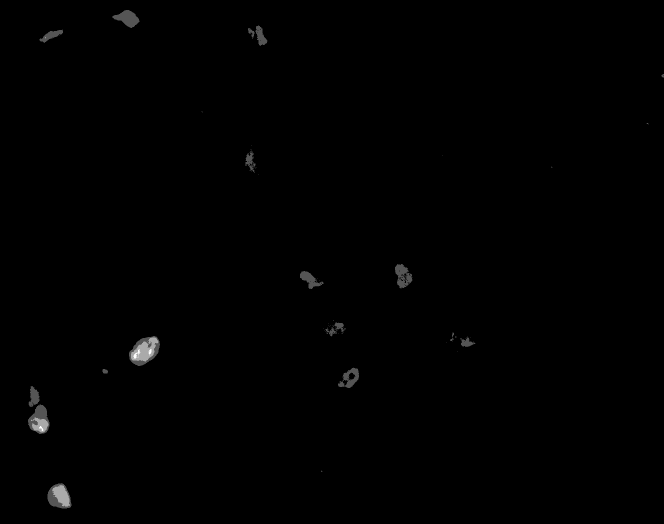
#> input picture sampleImages/A02_Bottom Slide_R_p01_0_A01f10d2.TIF, 1328 x 1048 px (shown at 1/2 size)
$ python simpleWatershed.py   (older library calls are emulated)
#> lines starting #> are read from the running program, lines starting #| are printed output that depends on the picture; after the words box and inside, x2 and y2 are one past the last pixel; in counts of white or black regions, pixels touching at a corner belong together
#!/usr/bin/env python
# coding: utf-8

# In[1]:


from skimage.feature import peak_local_max
from skimage.morphology import watershed
from skimage import color
from scipy import ndimage
import numpy as np
import imutils
import cv2

################################ script inputs ##############################
threshold_percent = 5; # used to remove background noise
denoise_value = 10; # used for the open morphological operation
min_distance_value = 10; # used for finding local minima (watershed seed)
#############################################################################

# In[2]:

# load the image
image = cv2.imread('sampleImages/A02_Bottom Slide_R_p01_0_A01f10d2.TIF', cv2.IMREAD_ANYDEPTH)
#> image is the input picture: shape (1048, 1328) uint16; min 49, max 880, mean 84.4
image = (image/4095)*255
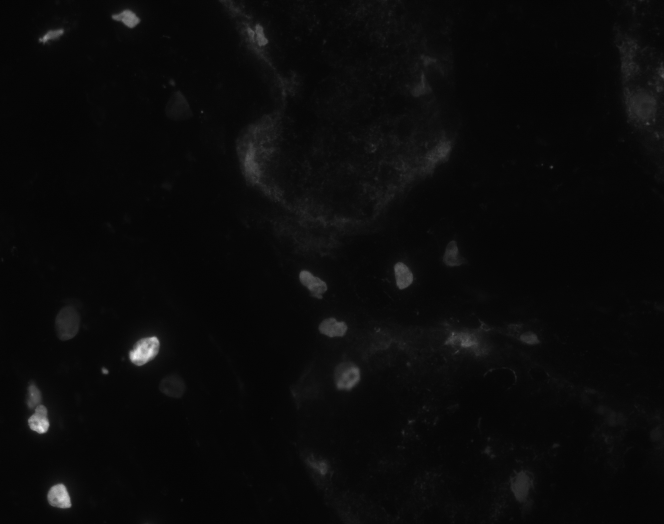
#> image: shape (1048, 1328) float64 (shown at 1/2 size); min 3.05, max 54.8, mean 5.3; drawn with min black and max white
image = np.uint8(image)
# image = cv2.cvtColor(image,cv2.COLOR_GRAY2BGR)


# In[3]:

#%matplotlib auto
cv2.imshow("Input", image)
cv2.waitKey(0)

# In[4]:


thresh = cv2.threshold(image, 0, 255, cv2.THRESH_BINARY | cv2.THRESH_OTSU)[1]
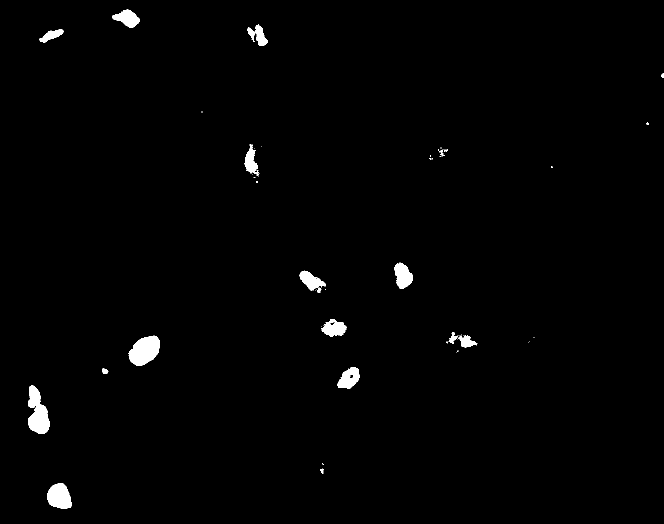
#> thresh: shape (1048, 1328) (shown at 1/2 size); 1.2% white; 61 white regions (42 under 20 px), largest, box (x1, y1, x2, y2) and area: (257, 671, 320, 732) 2649, (56, 771, 100, 868) 2643, (94, 966, 144, 1018) 1913
thresh2 = cv2.threshold(image, threshold_percent*2.55, 255, cv2.THRESH_BINARY)[1]
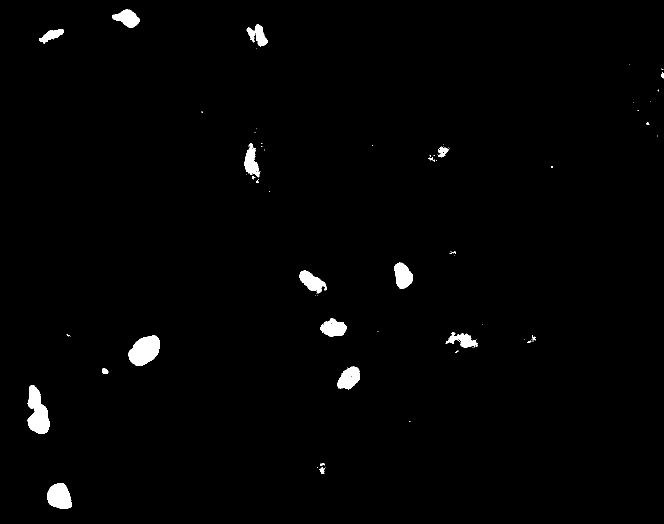
#> thresh2: shape (1048, 1328) (shown at 1/2 size); 1.3% white; 86 white regions (62 under 20 px), largest, box (x1, y1, x2, y2) and area: (55, 770, 100, 868) 2769, (257, 671, 320, 732) 2710, (94, 966, 144, 1018) 1956
thresh = thresh & thresh2;

# Denoise

arr_size = denoise_value;
kernel = cv2.getStructuringElement(cv2.MORPH_ELLIPSE, (arr_size, arr_size))
thresh = cv2.morphologyEx(thresh, cv2.MORPH_OPEN, kernel)
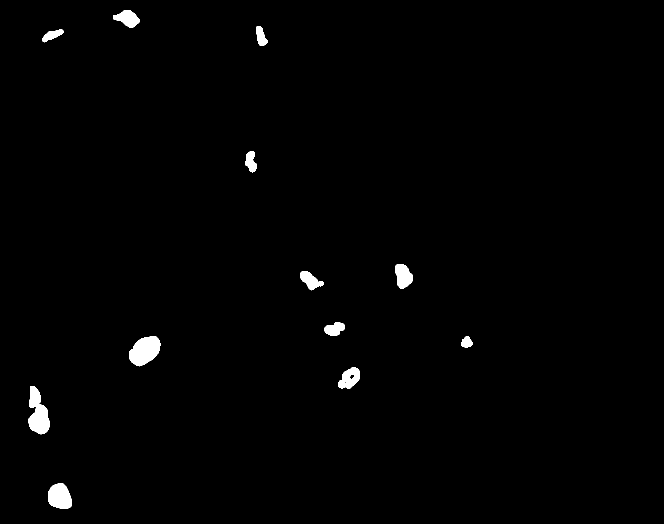
#> thresh: shape (1048, 1328) (shown at 1/2 size); 1% white; 12 white regions, largest, box (x1, y1, x2, y2) and area: (259, 672, 321, 733) 2632, (57, 772, 100, 869) 2593, (96, 967, 144, 1018) 1914

cv2.imshow("Thresh", thresh)
cv2.waitKey(0)


# In[5]:


D = ndimage.distance_transform_edt(thresh)
localMax = peak_local_max(D, indices=False, min_distance=min_distance_value, labels=thresh)
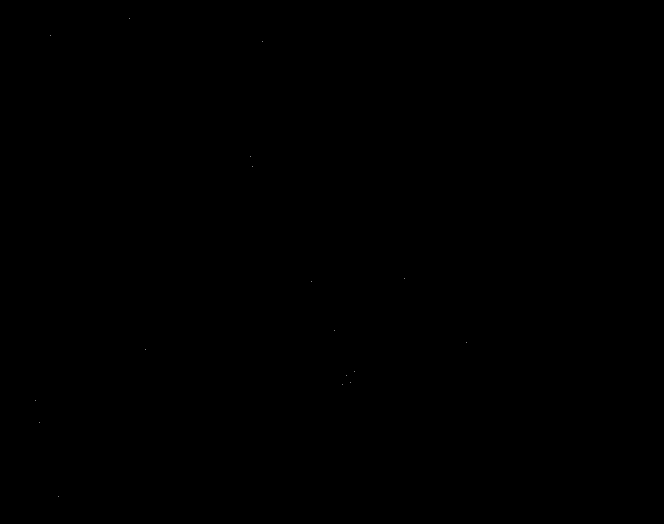
#> localMax: shape (1048, 1328) bool (shown at 1/2 size); 0% white in thin lines or dots, all inside (x1, y1, x2, y2) = (70, 37, 934, 993)


# In[10]:


markers = ndimage.label(localMax, structure=np.ones((3, 3)))[0]
#> markers: shape (1048, 1328) int32; 18 distinct labels, from 0 to 17
labels = watershed(-D, markers, mask=thresh)
#> labels: shape (1048, 1328) int32; 18 distinct labels, from 0 to 17
img2 = color.label2rgb(labels, bg_label=0)
# fig=plt.figure()
# plt.imshow(img2, cmap='jet')
cv2.imshow("color", img2)
cv2.waitKey(0)

# In[ ]:


# loop over the unique labels returned by the Watershed
# algorithm
for label in np.unique(labels):
	# if the label is zero, we are examining the 'background'
	# so simply ignore it
	if label == 0:
		continue
	# otherwise, allocate memory for the label region and draw
	# it on the mask
	mask = np.zeros(image.shape, dtype="uint8")
	mask[labels == label] = 255
	# detect contours in the mask and grab the largest one
	cnts = cv2.findContours(mask.copy(), cv2.RETR_EXTERNAL,
		cv2.CHAIN_APPROX_SIMPLE)
	cnts = imutils.grab_contours(cnts)
	c = max(cnts, key=cv2.contourArea)
	# draw a circle enclosing the object
	((x, y), r) = cv2.minEnclosingCircle(c)
	cv2.circle(image, (int(x), int(y)), int(r), (0, 255, 0), 2)
	cv2.putText(image, "#{}".format(label), (int(x) - 10, int(y)),
		cv2.FONT_HERSHEY_SIMPLEX, 0.6, (0, 0, 255), 2)
#> this loop made 18 passes
#> (x, y, r) on passes 2 to 13: (252, 37.5, 26.8), (105.5, 71.5, 23.03), (520.1, 71.33, 20.27), (500, 309.5, 9.71), (500, 329.5, 15.69), (801.4, 552.3, 24.8), (623.5, 557, 25.5), (668.5, 655.5, 20.55), (933, 684.3, 12), (289, 700, 35.54), (708.5, 749, 15.04), (693, 750, 13)
#> image: shape (1048, 1328); min 0, max 54, mean 4.7
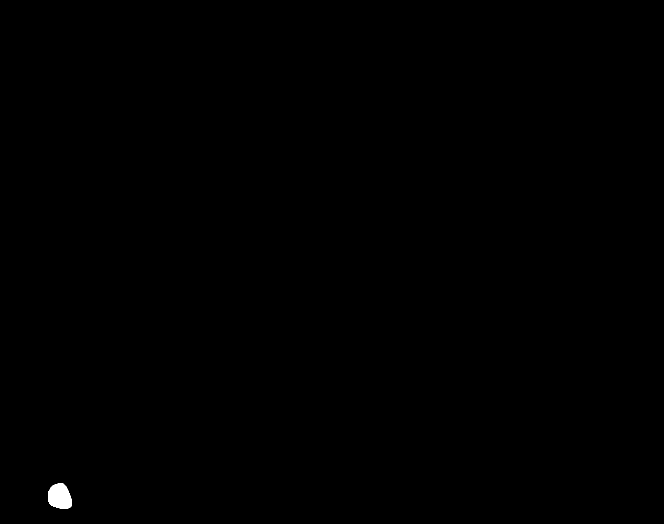
#> mask: shape (1048, 1328) (shown at 1/2 size); 0.14% white; 1 white region, box (x1, y1, x2, y2) and area: (96, 967, 144, 1018) 1914


# In[9]:


# show the output image
cv2.imshow("Output", image)
cv2.waitKey(0)
count_output = np.max(labels);
#> count_output = 17
print("Total number of cells detected: ", count_output);
#| Total number of cells detected:  17

# In[10]:

# save the output image
cv2.imwrite('labeled_grayscale.png', image)
cv2.imwrite('watershed_labels.png', np.uint8(img2*255))
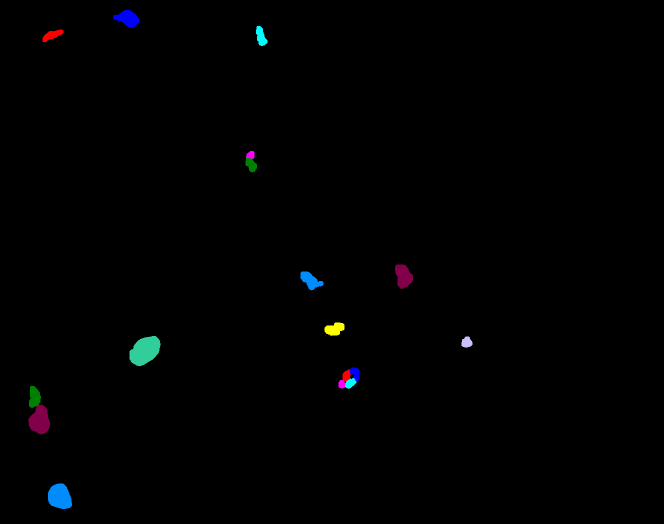
#> saved as watershed_labels.png: shape (1048, 1328, 3) (shown at 1/2 size); mean B, G, R 1.6, 1.1, 0.8

$ run again, with sampleImages/A02_Bottom Slide_R_p01_0_A01f00d0.TIF copied over sampleImages/A02_Bottom Slide_R_p01_0_A01f10d2.TIF
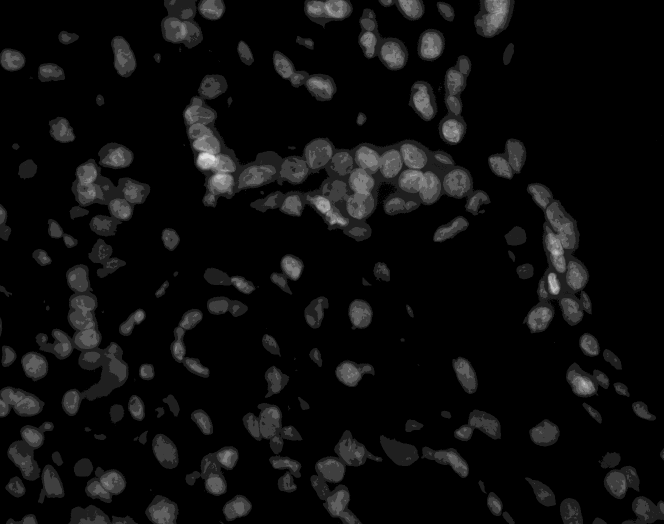
#> input picture sampleImages/A02_Bottom Slide_R_p01_0_A01f00d0.TIF, 1328 x 1048 px (shown at 1/2 size)
#> image is the input picture: shape (1048, 1328) uint16; min 97, max 2052, mean 254.1
#> thresh2: shape (1048, 1328); 29.5% white; 1235 white regions (1128 under 20 px), largest, box (x1, y1, x2, y2) and area: (361, 104, 983, 487) 106234, (1030, 361, 1186, 669) 27300, (39, 526, 260, 833) 26847
#> localMax: shape (1048, 1328) bool; 0.01% white in thin lines or dots
#> markers: shape (1048, 1328) int32; 188 distinct labels, from 0 to 187
#> labels: shape (1048, 1328) int32; 188 distinct labels, from 0 to 187
#> the loop `for label in np.unique(labels): # if the label is zero, we are examini..` made 188 passes
#> (x, y, r) on passes 2 to 4: (345.5, 4.5, 10.51), (773.5, 1.5, 11.6), (820.5, 14, 27.35)
#> after the loop `for label in np.unique(labels):`:
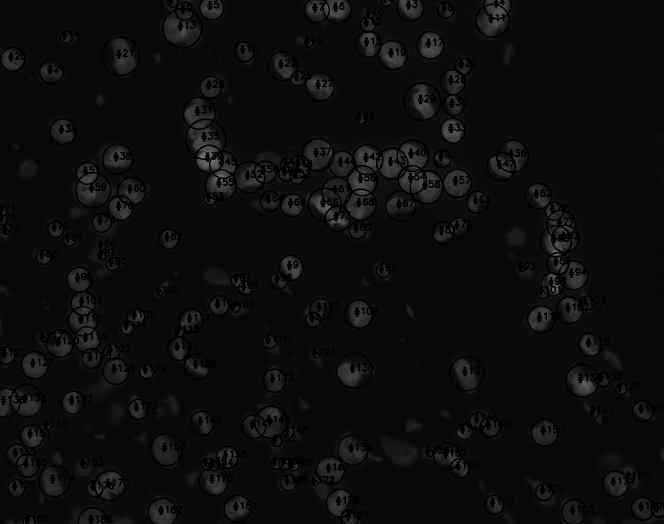
#> image: shape (1048, 1328) (shown at 1/2 size); min 0, max 126, mean 12.7
#> count_output = 187
#| Total number of cells detected:  187
#> `cv2.imwrite('watershed_labels.png', np.uint8(img2*255))`:
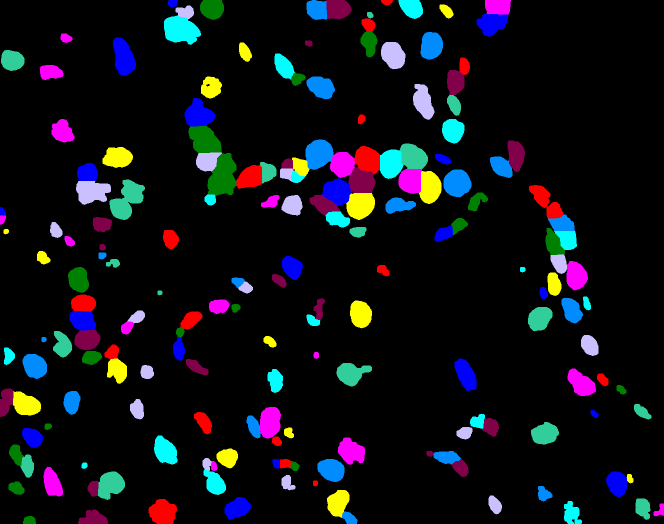
#> saved as watershed_labels.png: shape (1048, 1328, 3) (shown at 1/2 size); mean B, G, R 23.1, 17.4, 15.9

$ run again, with sampleImages/A02_Bottom Slide_R_p01_0_A01f00d2.TIF copied over sampleImages/A02_Bottom Slide_R_p01_0_A01f10d2.TIF
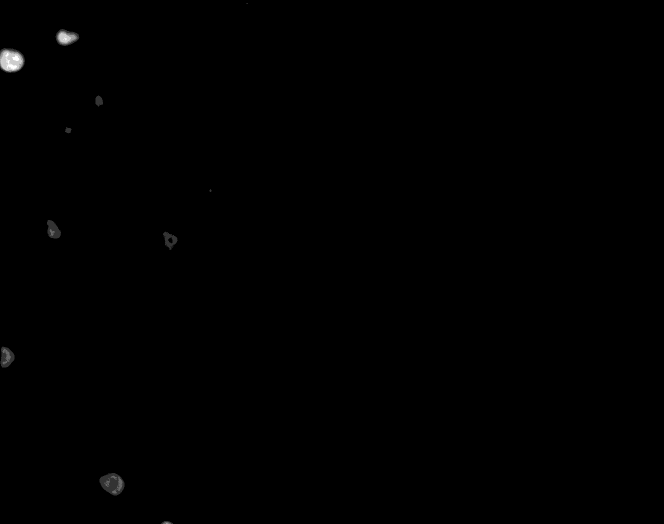
#> input picture sampleImages/A02_Bottom Slide_R_p01_0_A01f00d2.TIF, 1328 x 1048 px (shown at 1/2 size)
#> image is the input picture: shape (1048, 1328) uint16; min 52, max 1520, mean 77
#> `thresh = cv2.threshold(image, 0, 255, cv2.THRESH_BINARY | cv2.THRESH_O..`:
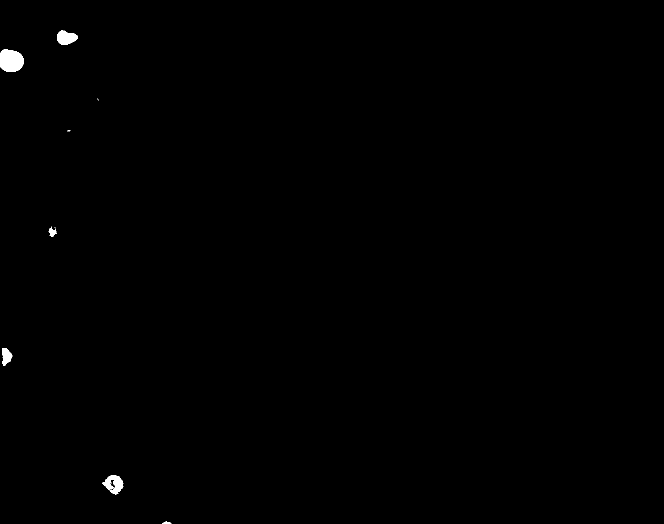
#> thresh: shape (1048, 1328) (shown at 1/2 size); 0.31% white; 12 white regions (6 under 20 px), largest, box (x1, y1, x2, y2) and area: (0, 99, 48, 144) 1771, (205, 950, 247, 989) 933, (114, 61, 156, 90) 854, (4, 696, 25, 732) 487, (97, 453, 114, 473) 176, (325, 1043, 343, 1048) 61
#> `thresh2 = cv2.threshold(image, threshold_percent*2.55, 255, cv2.THRESH..`:
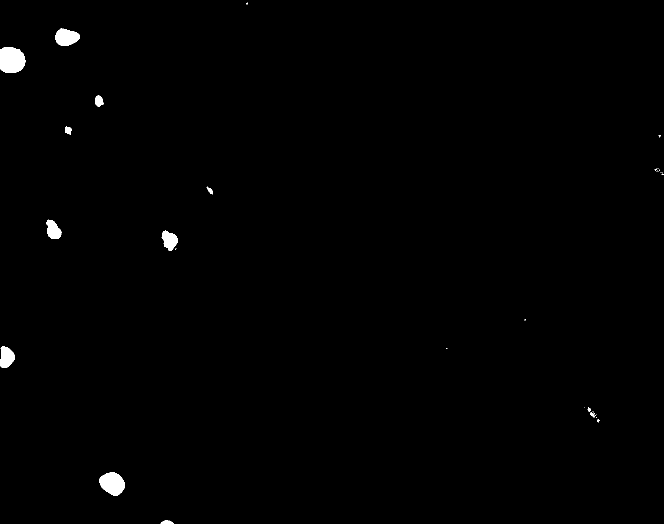
#> thresh2: shape (1048, 1328) (shown at 1/2 size); 0.62% white; 36 white regions (24 under 20 px), largest, box (x1, y1, x2, y2) and area: (0, 94, 51, 146) 2221, (198, 945, 250, 992) 1737, (111, 57, 159, 92) 1257
#> localMax: shape (1048, 1328) bool; 0% white in thin lines or dots, all inside (x1, y1, x2, y2) = (15, 76, 237, 967)
#> markers: shape (1048, 1328) int32; 6 distinct labels, from 0 to 5
#> labels: shape (1048, 1328) int32; 6 distinct labels, from 0 to 5
#> the loop `for label in np.unique(labels): # if the label is zero, we are examini..` made 6 passes
#> (x, y, r) on passes 2 to 6: (134.2, 74.5, 19.96), (22.31, 119.5, 26.08), (10.31, 711.9, 14.25), (233.5, 970.4, 17.96), (216.3, 965.1, 8.95)
#> count_output = 5
#| Total number of cells detected:  5
